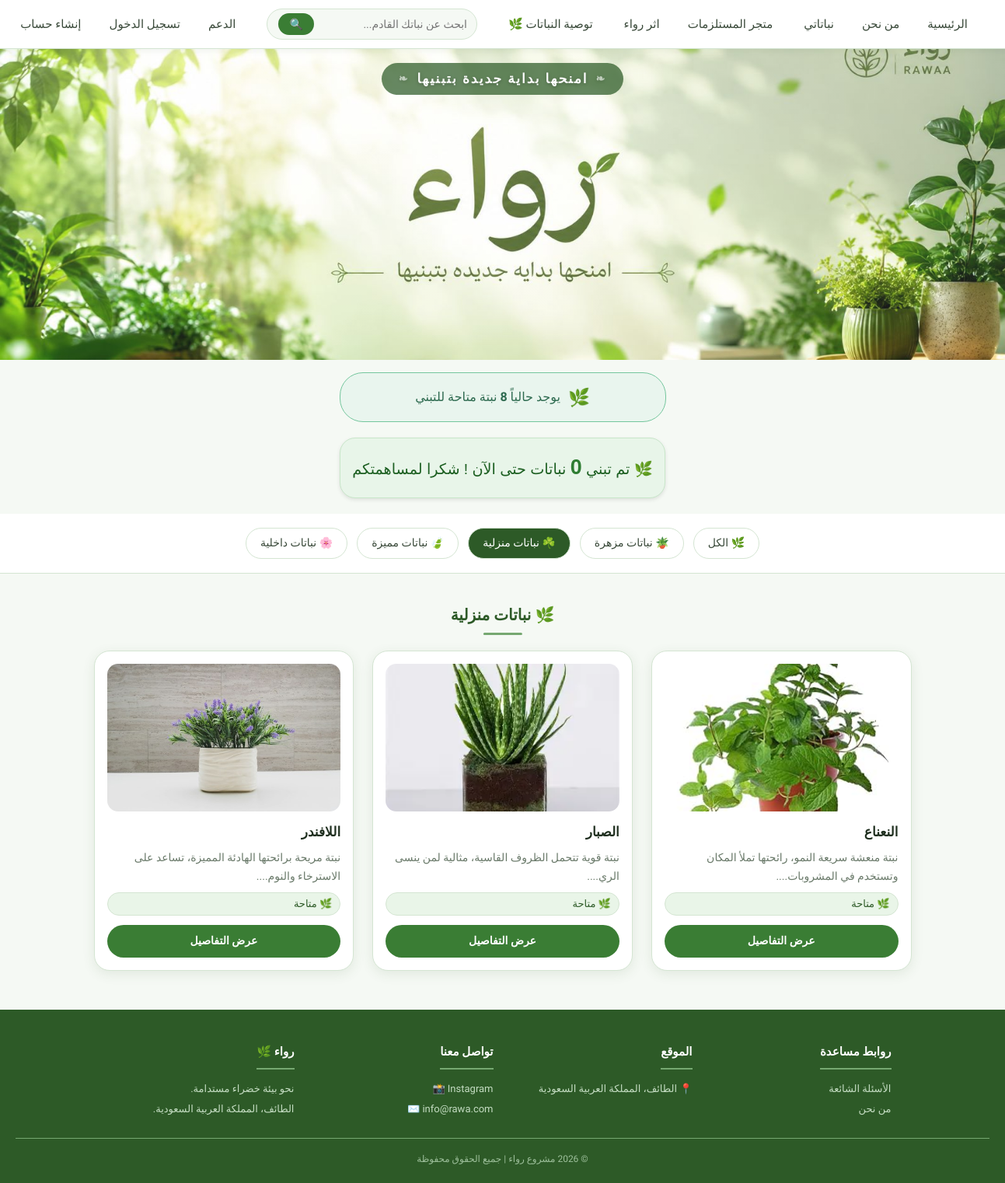
The page /index.php?cat_id=2 on the database its author committed.
### tables this page shows
CREATE TABLE `category` (
  `id` int(11) NOT NULL,
  `title` varchar(50) DEFAULT NULL,
  `creation_date` datetime DEFAULT NULL
);

CREATE TABLE `offer` (
  `id` int(11) NOT NULL,
  `title` varchar(100) DEFAULT NULL,
  `image` varchar(255) DEFAULT NULL,
  `description` text DEFAULT NULL,
  `features` text DEFAULT NULL,
  `care_catalog` text DEFAULT NULL,
  `org_price` decimal(8,2) DEFAULT 0.00,
  `discount` int(11) DEFAULT 0,
  `cat_id` int(11) DEFAULT NULL,
  `user_id` int(11) DEFAULT NULL,
  `quantity` int(11) DEFAULT 0,
  `status` varchar(20) DEFAULT 'available',
  `care_level` varchar(20) DEFAULT 'easy',
  `location_type` varchar(20) DEFAULT 'indoor',
  `temp_tolerance` varchar(20) DEFAULT 'medium',
  `water_freq` varchar(20) DEFAULT 'medium',
  `creation_date` datetime DEFAULT NULL
);

### index.php (the view, shortened to what this page needs)
<?php
include 'header.php';
include 'menu.php';
if (isset($_GET['cat_id']) && is_numeric($_GET['cat_id'])) {
    $cat_id = (int)$_GET['cat_id'];
    $sql = "SELECT * FROM offer WHERE cat_id = $cat_id ORDER BY id DESC";
    $active_cat = $cat_id;
} elseif (isset($_GET['search']) && !empty(trim($_GET['search']))) {
    $search = mysqli_real_escape_string($conn, trim($_GET['search']));
    $sql = "SELECT * FROM offer WHERE title LIKE '%$search%' ORDER BY id DESC";
    $active_cat = 0;
} else {
    $sql = "SELECT * FROM offer ORDER BY id DESC";
    $active_cat = 0;
}
?>
<header class="hero-section">
    <div class="hero-tagline">امنحها بداية جديدة بتبنيها</div>
</header>
<?php
$counter_sql = "SELECT COUNT(*) as total FROM offer WHERE status = 'available'";
$counter_res = mysqli_query($conn, $counter_sql);
$counter_row = mysqli_fetch_array($counter_res);
$total_available = $counter_row['total'];
?>
<div class="counter-bar">
    <span class="counter-icon">🌿</span>
    <span class="counter-text">يوجد حالياً <strong><?php echo $total_available; ?></strong> نبتة متاحة للتبني</span>
</div>
<div style="background-color: #e8f5e9; padding: 15px; border-radius: 20px; text-align: center; margin: 20px auto; width: fit-content; border: 1px solid #c8e6c9; box-shadow: 0 2px 5px rgba(0,0,0,0.1);">
    <p style="font-size: 1.2em; color: #1b5e20; margin: 0; font-family: sans-serif;">
        <?php
        $conn_temp = mysqli_connect("localhost", "root", "", "rawa_db");
        $result_temp = mysqli_query($conn_temp, "SELECT COUNT(*) as total FROM reservation");
        $data = mysqli_fetch_assoc($result_temp);
        echo "🌿 تم تبني <span style='font-size: 1.4em; font-weight: bold; color: #2e7d32;'>" . $data['total'] . "</span>  نباتات حتى الآن ! شكرا لمساهمتكم";
        ?>
    </p>
</div>
<div class="category-links">
    <a href="index.php" <?php if($active_cat===0) echo 'class="active-cat"'; ?>>🌿 الكل</a>
    <?php
    $cat_sql = "SELECT * FROM category";
    $cat_res = mysqli_query($conn, $cat_sql);
    $icons   = ['🪴','☘️','🍃','🌸','🌺','🌻','🌼','💐'];
    $i = 0;
    while ($cat = mysqli_fetch_array($cat_res)) {
        $icon = $icons[$i % count($icons)];
        $active = ($active_cat == $cat['id']) ? 'class="active-cat"' : '';
        echo "<a href='index.php?cat_id={$cat['id']}' $active>$icon " . htmlspecialchars($cat['title']) . "</a>";
        $i++;
    }
    ?>
</div>
<?php
$result = mysqli_query($conn, $sql);
$count  = mysqli_num_rows($result);
if (isset($_GET['cat_id'])) {
    $cat_info = mysqli_query($conn, "SELECT title FROM category WHERE id=$active_cat");
    $cat_row  = mysqli_fetch_array($cat_info);
    echo "<h2 class='section-heading'>🌿 " . htmlspecialchars($cat_row['title'] ?? '') . "</h2>";
} elseif (isset($_GET['search'])) {
    echo "<h2 class='section-heading'>🔍 نتائج البحث عن: " . htmlspecialchars($_GET['search']) . "</h2>";
} else {
    echo "<h2 class='section-heading'>🌿 جميع النباتات</h2>";
}
if ($count == 0) {
    echo "<p style='text-align:center;color:var(--text-muted);padding:40px;'>لا توجد نباتات في هذا التصنيف حالياً 🍃</p>";
} else {
    echo "<div class='plants-container'>";
    while ($plant = mysqli_fetch_array($result)) {
        $status_map = [
            'available' => '🌿 متاحة',
            'reserved'  => '⏳ محجوزة',
            'care'      => '⚠️ تحتاج عناية',
            'adopted'   => '✅ تم تبنّيها',
        ];
        $status_label = $status_map[$plant['status']] ?? '🌿 متاحة';
        $img = !empty($plant['image']) ? htmlspecialchars($plant['image']) : 'https://via.placeholder.com/300x200?text=لا+توجد+صورة';
        echo "
        <div class='card'>
            <img src='$img' alt='" . htmlspecialchars($plant['title']) . "'>
            <h3>" . htmlspecialchars($plant['title']) . "</h3>
            <p>" . htmlspecialchars(mb_substr($plant['description'], 0, 70)) . "...</p>";
        echo "
            <span class='status-badge'>$status_label</span>
            <a href='plant.php?id={$plant['id']}' class='details-btn'>عرض التفاصيل</a>
        </div>";
    }
    echo "</div>";
}
?>
<?php include 'footer.php'; ?>

### css/rawa.css (style rules this page uses)
:root { --green-dark: #2d5a27; --green-main: #3a7d34; --green-mid: #5a8c55; --green-light: #76a871; --green-pale: #e9f5e8; --green-hover: #1f4020; --text-dark: #1e2e1e; --text-body: #3a4a3a; --text-muted: #6a7a6a; --border-color: #d4e5d2; --bg-page: #f5f9f4; --bg-card: #ffffff; --shadow-soft: 0 4px 16px rgba(45,90,39,0.10); --shadow-hover: 0 8px 24px rgba(45,90,39,0.16); --radius-sm: 8px; --radius-md: 14px; --radius-lg: 20px; --radius-pill: 50px; }
*, *::before, *::after { box-sizing: border-box; margin: 0; padding: 0; }
body { font-family: 'Tajawal', sans-serif; background-color: var(--bg-page); color: var(--text-body); direction: rtl; line-height: 1.7; }
.hero-section { background-image: url('../hero.jpeg'); background-size: cover; background-position: center; height: 400px; display: flex; flex-direction: column; justify-content: flex-start; align-items: center; gap: 0; position: relative; padding-top: 18px; }
.hero-section::after { content: ''; position: absolute; inset: 0; background: linear-gradient(180deg, rgba(255,255,255,0.15) 0%, rgba(255,255,255,0.08) 100%); }
.hero-tagline { position: relative; z-index: 1; font-family: 'Tajawal', sans-serif; font-size: 17px; color: #fff; font-weight: 700; letter-spacing: 2px; display: flex; align-items: center; gap: 10px; margin-bottom: 18px; background: rgba(45, 90, 39, 0.72); padding: 6px 22px; border-radius: var(--radius-pill); text-shadow: 0 1px 4px rgba(0,0,0,0.25); }
.hero-tagline::before, .hero-tagline::after { content: '❧'; opacity: 0.6; font-size: 14px; }
.category-links { display: flex; justify-content: center; gap: 12px; padding: 18px 20px; background: var(--bg-card); border-bottom: 1px solid var(--border-color); flex-wrap: wrap; }
.category-links a { text-decoration: none; color: var(--text-body); font-weight: 500; font-size: 14px; padding: 7px 18px; border-radius: var(--radius-pill); border: 1.5px solid var(--border-color); transition: all 0.22s; }
.section-heading { text-align: center; margin: 36px auto 20px; font-size: 20px; font-weight: 700; color: var(--green-dark); position: relative; display: inline-block; right: 50%; transform: translateX(50%); }
.section-heading::after { content: ''; display: block; width: 50px; height: 3px; background: var(--green-light); border-radius: 2px; margin: 6px auto 0; }
.plants-container { display: grid; grid-template-columns: repeat(auto-fill, minmax(260px, 1fr)); gap: 24px; max-width: 1100px; margin: 0 auto 40px; padding: 0 24px; }
.card { background: var(--bg-card); border-radius: var(--radius-lg); padding: 16px; box-shadow: var(--shadow-soft); border: 1px solid var(--border-color); transition: all 0.28s ease; display: flex; flex-direction: column; gap: 8px; }
.card img { width: 100%; height: 190px; object-fit: cover; border-radius: var(--radius-md); }
.card h3 { color: var(--text-dark); font-size: 17px; font-weight: 700; margin-top: 4px; }
.card p { color: var(--text-muted); font-size: 14px; margin: 0; }
.status-badge { font-size: 13px; font-weight: 500; padding: 3px 10px; border-radius: var(--radius-pill); display: inline-block; background: var(--green-pale); color: var(--green-dark); border: 1px solid var(--border-color); }
.details-btn { display: inline-block; padding: 9px 22px; background-color: var(--green-main); color: #fff; text-decoration: none; border-radius: var(--radius-pill); font-size: 14px; font-weight: 600; transition: all 0.25s; text-align: center; border: none; cursor: pointer; margin-top: 4px; }
.category-links a.active-cat { background: var(--green-dark); color: #fff; }
.counter-bar { display: flex; align-items: center; justify-content: center; gap: 10px; background-color: #e9f5ee; border: 1px solid #74c69d; padding: 12px 24px; margin: 16px auto; max-width: 420px; border-radius: 30px; font-size: 1rem; color: #2d6a4f; text-align: center; }
.counter-icon { font-size: 1.4rem; }

### rows shown on the page
category: icon "🪴", title "نباتات مزهرة"
category: icon "☘️", title "نباتات منزلية"
category: icon "🍃", title "نباتات مميزة"
category: icon "🌸", title "نباتات داخلية"
offer: image (picture), title "النعناع", description "نبتة منعشة سريعة النمو، رائحتها تملأ المكان وتستخدم في المشروبات.", status "🌿 متاحة"
offer: image (picture), title "الصبار", description "نبتة قوية تتحمل الظروف القاسية، مثالية لمن ينسى الري.", status "🌿 متاحة"
offer: image (picture), title "اللافندر", description "نبتة مريحة برائحتها الهادئة المميزة، تساعد على الاسترخاء والنوم.", status "🌿 متاحة"

### other values the page prints
$total_available "8"
$data['total'] "0"
